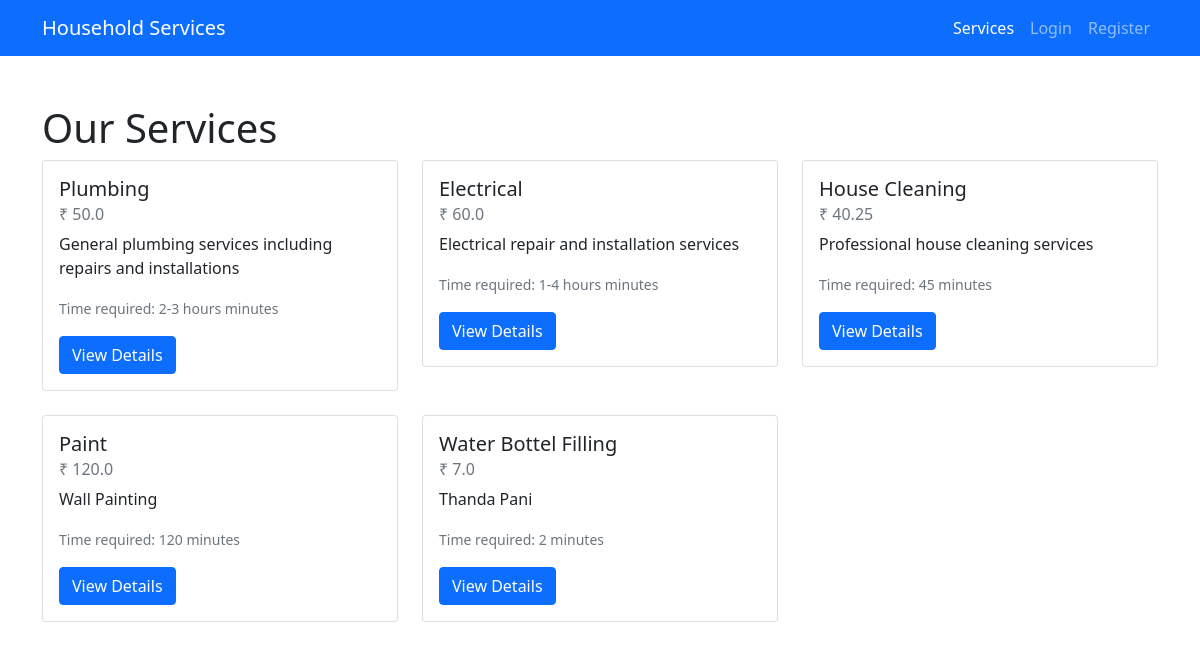
Page /services on the earlier database version.
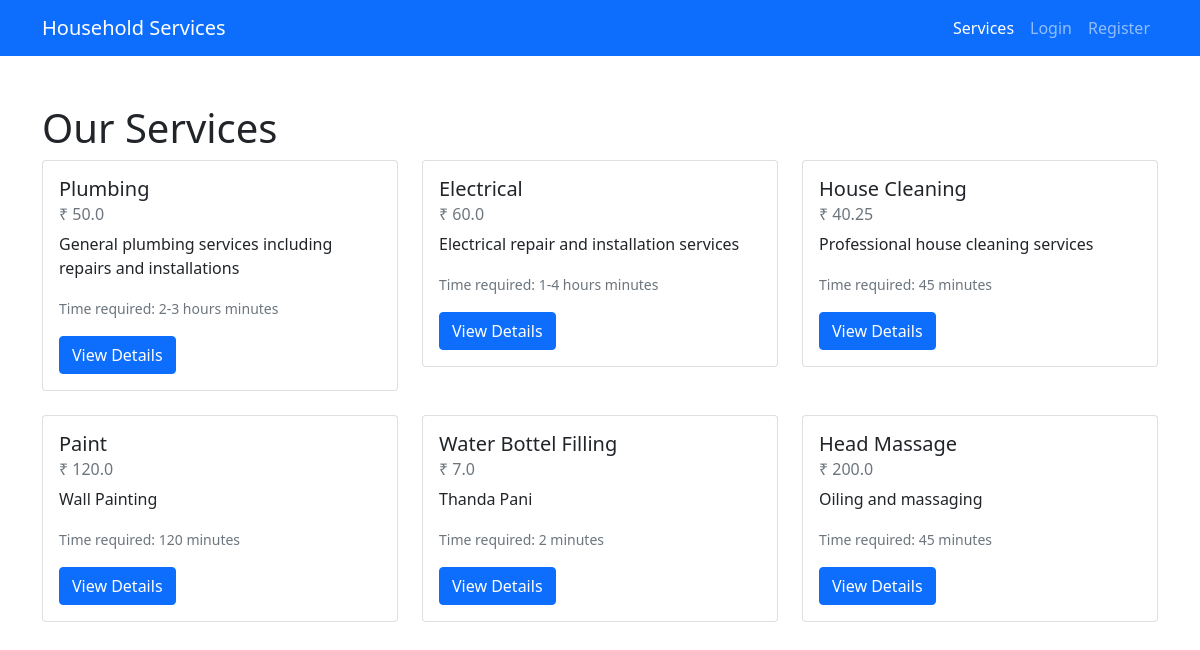
Same page on the later database version.
### models.py (models this page shows)
class Service(db.Model):
    __tablename__ = 'service'
    id = db.Column(db.Integer, primary_key=True)
    name = db.Column(db.String(100), nullable=False)
    price = db.Column(db.Float, nullable=False)
    description = db.Column(db.Text)
    time_required = db.Column(db.String(50))
    category = db.Column(db.String(50))
    image_url = db.Column(db.String(200))  # For service images
    is_active = db.Column(db.Boolean, default=True)  # To temporarily disable services
    created_at = db.Column(db.DateTime, default=datetime.utcnow)
    min_experience_required = db.Column(db.Integer, default=0)
    availability = db.Column(db.String(50), default='24/7')

### app.py (the view)
@app.route('/services')
def services():
    services = Service.query.all()
    return render_template('services.html', services=services)

### templates/services.html (shortened to what this page needs)
<!DOCTYPE html>
<html lang="en">
<head>
  <link rel="stylesheet" href="https://cdn.jsdelivr.net/npm/bootstrap@5.1.3/dist/css/bootstrap.min.css">
</head>
<body>
  <nav class="navbar navbar-expand-lg navbar-dark bg-primary">
    <div class="container">
      <a class="navbar-brand" href="{{ url_for('index') }}">Household Services</a>
      <div class="collapse navbar-collapse" id="navbarNav">
        <ul class="navbar-nav ms-auto">
          <li class="nav-item">
            <a class="nav-link active" href="{{ url_for('services') }}">Services</a>
          </li>
          {% if current_user.is_authenticated %}
            <li class="nav-item">
              <a class="nav-link" href="{{ url_for('dashboard') }}">Dashboard</a>
            </li>
            <li class="nav-item">
              <a class="nav-link" href="{{ url_for('logout') }}">Logout</a>
            </li>
          {% else %}
            <li class="nav-item">
              <a class="nav-link" href="{{ url_for('login') }}">Login</a>
            </li>
            <li class="nav-item">
              <a class="nav-link" href="{{ url_for('register') }}">Register</a>
            </li>
          {% endif %}
        </ul>
      </div>
    </div>
  </nav>
  <div class="container my-5">
    <h1>Our Services</h1>
    <div class="row">
      {% for service in services %}
        <div class="col-md-4 mb-4">
          <div class="card">
            <div class="card-body">
              <h5 class="card-title">{{ service.name }}</h5>
              <h6 class="card-subtitle mb-2 text-muted">₹ {{ service.price }}</h6>
              <p class="card-text">{{ service.description }}</p>
              <p class="card-text"><small class="text-muted">Time required: {{ service.time_required }} minutes</small></p>
              <a href="{{ url_for('service', service_id=service.id) }}" class="btn btn-primary">View Details</a>
            </div>
          </div>
        </div>
      {% endfor %}
    </div>
  </div>
</body>
</html>

Differences in the rows shown:
added Service: name "Head Massage", price "200.0", description "Oiling and massaging", time_required "45"
